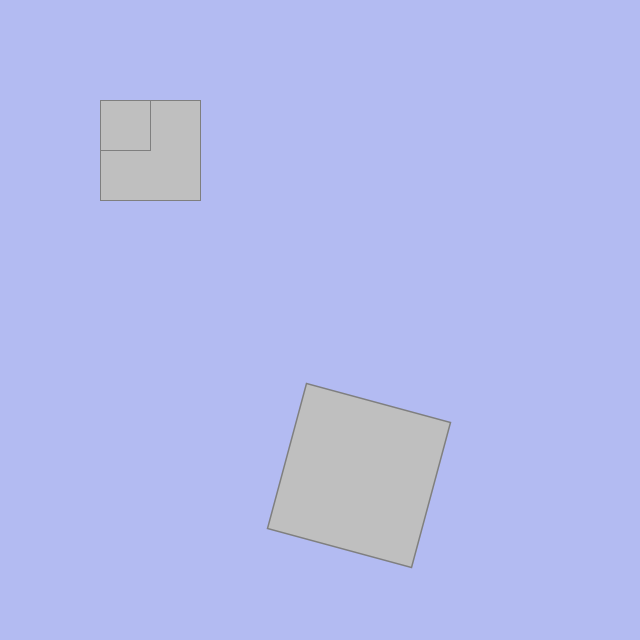
Frame 1 (no input)
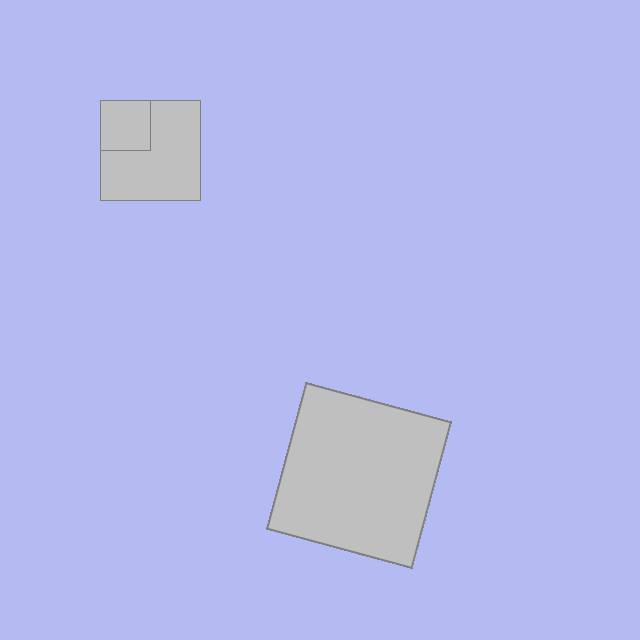
Frame 60 (the mouse pressed at the canvas centre just before this capture)
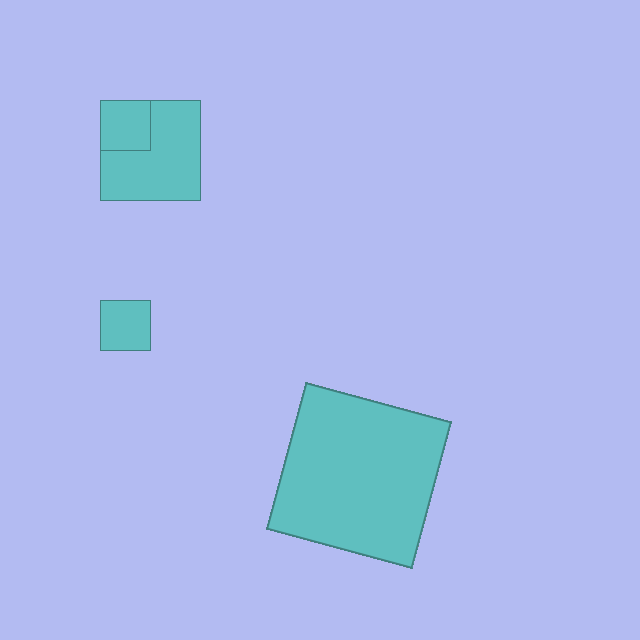
Frame 120 (the mouse held since frame 60 and released just before this capture)

The Processing sketch that drew these frames (run headless with seeded random() and noise(); from frame 60 on, the mouse is pressed at the canvas centre):

// Processing sketch: week4_lec1
// ── week4_lec1.pde
// Global variables

// setup()

void setup() {
    
    // Change the way processing interprets color data
    // colorMode(mode, redRange, greenRange, blueRange);
    size(640, 640);
    colorMode(HSB, width, height, 100);
    background(random(width), random(height), random(100));
}

void draw() {
    
    stroke(mouseX, mouseY, 50);
    fill(mouseY, mouseX, 75);
    rect(100, 100, 100, 100);
    
    // Transform grid
    
    pushMatrix();
    stroke(mouseX, mouseY, 50);
    translate(200, 200);
    scale(1.5);
    rotate(radians(15));
    stroke(mouseX, mouseY, 50);
    rect(100, 100, 100, 100);
    popMatrix();
    fill(mouseX, mouseY, 75);
    rect(100, 100, 50, 50);
    
    if (mousePressed == true) {
        rect(100, 300, 50, 50);
    }
}

void mouseMoved() {
    background(random(width), random(height), random(100));
}

void mouseDragged() {
    background(random(width), random(height), random(100));
}

void mouseReleased() {
    background(random(width), random(height), random(100));
}

void keyPressed() {
    if (key == 's' || key == 'S') {
        background(random(width), random(height), random(100));
    }
}

void keyReleased() {
}
